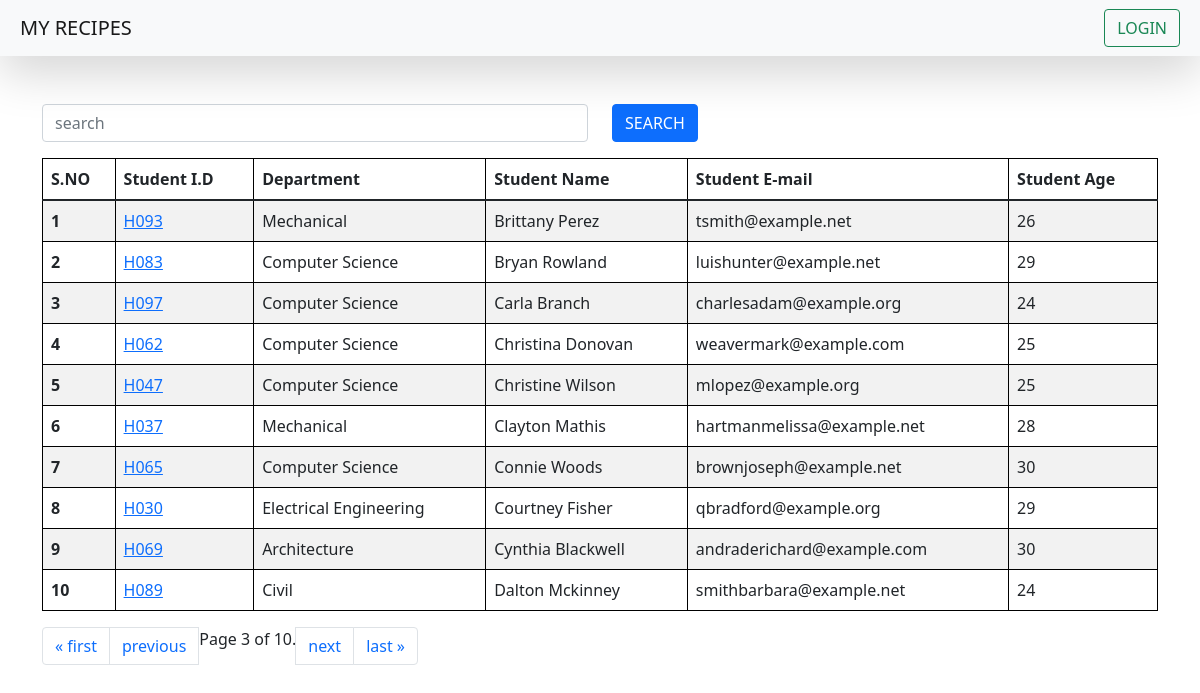
Screenshot of /students/?page=3 with the database file from the repository.
### vege/models.py (models this page shows, shortened)
class Student(models.Model):
    department = models.ForeignKey(Department,related_name="depart",on_delete=  models.CASCADE)
    studentid = models.OneToOneField(Studentid,related_name="stuid",on_delete=  models.SET_NULL,null = True)
    sname = models.CharField(max_length=100)
    semail = models.EmailField(unique=True)
    sage = models.IntegerField(default=18)
    saddress = models.TextField()
    is_deleted = models.BooleanField(default=False)
    objects = studentmanager()
    admin_objects = models.Manager()
    class Meta:
        ordering = ['sname','studentid']
        verbose_name = "student"

class Studentid(models.Model):
    studentid = models.CharField(max_length=100)
    def __str__(self) -> str:
        return self.studentid

class Department(models.Model):
    department = models.CharField(max_length=100)
    class Meta:
        ordering = ['department']

### vege/views.py (the view, shortened to what this page needs)
# urls.py: path('students/',get_student,name = "get_student"),
def get_student(req):
    queryset = Student.objects.all()
    paginator = Paginator(queryset, 10)
    page_number = req.GET.get("page",1)
    page_obj = paginator.get_page(page_number)
    return render(req,'students.html',{'queryset':page_obj})

### vege/models.py (called while the page is built)
    def get_queryset(self):
        return super().get_queryset().filter(is_deleted = False)

### vege/templates/students.html
{% extends "base.html" %}
{% block start %}
<div class = "container mt-5">
    <form class="mb-3">
    <div class="row">
        <div class="col-md-6">
            <input class="form-control" name = "search" placeholder="search">
        </div>
        <div class="col-md-6">
            <button class="btn btn-primary">SEARCH</button>
        </div>
    </div>
    </form>
    <table class="table table-striped">
        <thead>
        <tr>
          <th scope="col">S.NO</th>
          <th scope="col">Student I.D</th>
          <th scope="col">Department</th>
          <th scope="col">Student Name</th>
          <th scope="col">Student E-mail</th>
          <th scope="col">Student Age</th>
        </tr>
      </thead>
      <tbody>
        {% for student in queryset%}
        <tr>
          <th scope="row">{{forloop.counter}}</th>
          <td>
            <a href = "{% url 'seemarks' student.studentid %}">
              {{student.studentid}}
            </a>
          </td>
          <td>{{student.department.department}}</td>
          <td>{{student.sname}}</td>
          <td>{{student.semail}}</td>
          <td>{{student.sage}}</td>
        </tr>
        {% endfor%}
      </tbody>
    </table>
        <nav aria-label="Page navigation example">
          <ul class="pagination">
              {% if queryset.has_previous %}
              <li class="page-item"><a class="page-link" href="?page=1">&laquo; first</a></li>
              <li class="page-item"><a class="page-link" href="?page={{ queryset.previous_page_number }}">previous</a></li>
              {% endif %}
              <span class="current">
                  Page {{ queryset.number }} of {{ queryset.paginator.num_pages }}.
              </span>
              {% if queryset.has_next %}
              <li class="page-item"><a class="page-link" href="?page={{ queryset.next_page_number }}">next</a></li>
              <li class="page-item"><a class="page-link" href="?page={{ queryset.paginator.num_pages }}">last &raquo;</a></li>
              {% endif %}
      </ul>
        </nav>
</div>
{% endblock %}

### home/templates/base.html (style rules this page uses)
table, th, td { border: 1px solid black; }

### rows the page displays
Student: studentid "H093", department.department "Mechanical", sname "Brittany Perez", semail "tsmith@example.net", sage "26"
Student: studentid "H083", department.department "Computer Science", sname "Bryan Rowland", semail "luishunter@example.net", sage "29"
Student: studentid "H097", department.department "Computer Science", sname "Carla Branch", semail "charlesadam@example.org", sage "24"
Student: studentid "H062", department.department "Computer Science", sname "Christina Donovan", semail "weavermark@example.com", sage "25"
Student: studentid "H047", department.department "Computer Science", sname "Christine Wilson", semail "mlopez@example.org", sage "25"
Student: studentid "H037", department.department "Mechanical", sname "Clayton Mathis", semail "hartmanmelissa@example.net", sage "28"
Student: studentid "H065", department.department "Computer Science", sname "Connie Woods", semail "brownjoseph@example.net", sage "30"
Student: studentid "H030", department.department "Electrical Engineering", sname "Courtney Fisher", semail "qbradford@example.org", sage "29"
Student: studentid "H069", department.department "Architecture", sname "Cynthia Blackwell", semail "andraderichard@example.com", sage "30"
Student: studentid "H089", department.department "Civil", sname "Dalton Mckinney", semail "smithbarbara@example.net", sage "24"

### other values shown
{{ queryset.number }} "3"
{{ queryset.paginator.num_pages }} "10"
